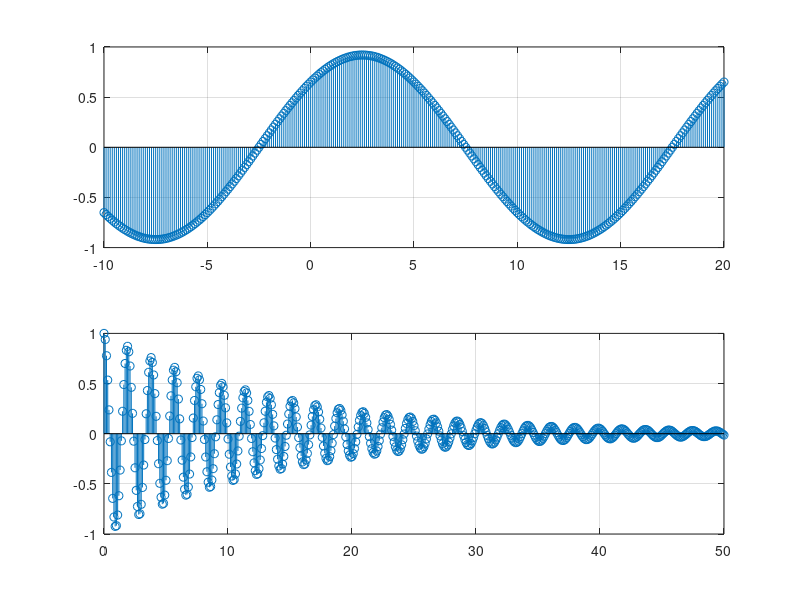

The MATLAB source for this figure:
%lab7b
k = -10:0.1:20;
y = -0.92 * sin(0.1 *pi *k -3/4*pi);
subplot(2,1,1)
stem(k,y);
axis
grid
k= 0:0.1:50;
y=((-0.93).^(k)).*exp(((1i).*pi.*k)./sqrt(350));
subplot(2,1,2);
stem(k,y);
axis
grid

